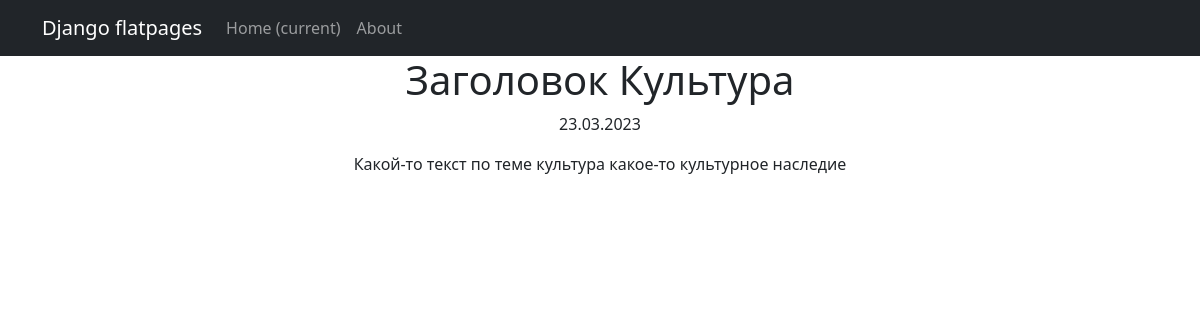
Screenshot of /news/12 with the database file from the repository.
### news/models.py (models this page shows, shortened)
class Post(models.Model):
    article = 'AR'
    news = 'NW'
    POST_TYPES = [
        (article, 'статья'),
        (news, 'новость'),
        ]
    author = models.ForeignKey(Author, on_delete=models.CASCADE)
    post_types = models.CharField(choices=POST_TYPES, max_length=2)
    date_time_post = models.DateTimeField(auto_now_add=True)
    categories = models.ManyToManyField(Category, through='PostCategory')
    title_post = models.CharField(max_length=255)
    text_post = models.TextField()
    rating_post = models.IntegerField(default=0)
    likes = models.IntegerField(default=0)
    dislikes = models.IntegerField(default=0)
    def __str__(self):
        return f'{self.title_post.title()}: {self.text_post[:40]}'

### news/views.py (the view)
# urls.py: path('<int:pk>', PostDetail.as_view(), name='post_detail'),
class PostDetail(DetailView):
    model = Post
    template_name = 'onenews.html'
    context_object_name = 'onenews'

### templates/onenews.html (shortened to what this page needs)
{% extends 'flatpages/default.html' %}
{% block content %}
<h1>{{ onenews.title_post }}</h1>
<p>{{ onenews.date_time_post|date:"d.m.Y" }}</p>
<p>{{ onenews.text_post }}</p>
{% endblock content %}

### rows the page displays
Post: title_post "Заголовок Культура", date_time_post "23.03.2023", text_post "Какой-то текст по теме культура какое-то культурное наследие"
